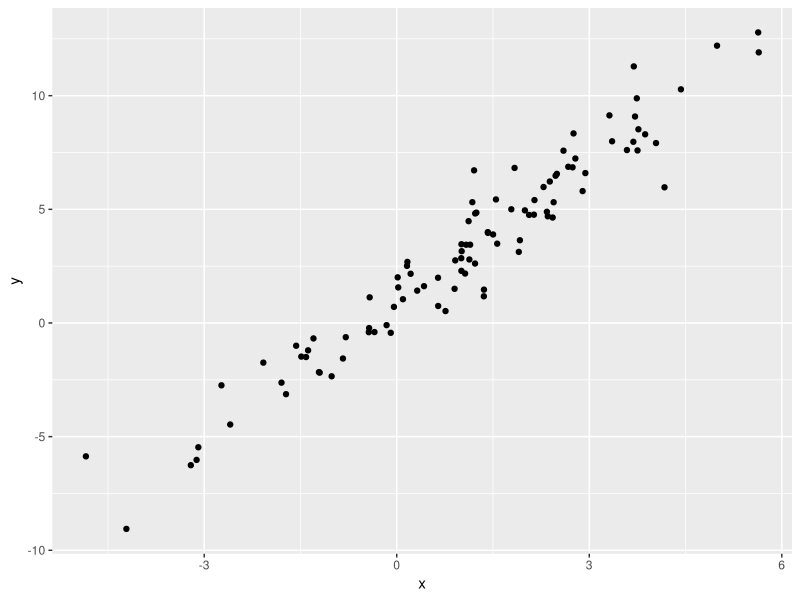

Recreate this plot in R.
## ---- chunk 1
library(tidyverse)
## ---- chunk 2
plot_df =
  tibble(
    x = rnorm(100, mean = 1, sd = 2),
    y = 1 + 2 * x + rnorm(100)
  )
## ---- chunk 3
plot_df |> 
  ggplot(aes(x = x, y = y)) +
  geom_point()
